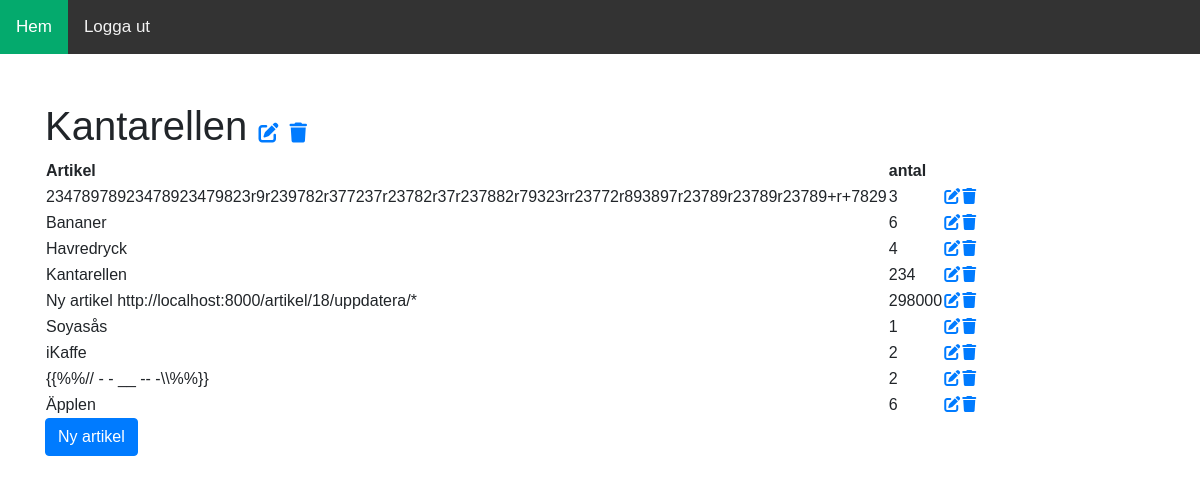
/lista/2/ (signed in), run on the app's committed database.
### listor/models.py (models this page shows, shortened)
class Lista(models.Model):
    namn=models.CharField(max_length=100)
    datum_skapad=models.DateTimeField(default=timezone.now)
    forfattare=models.ForeignKey(User,on_delete=models.CASCADE)

class Artikel(models.Model):
    namn=models.CharField(max_length=100)
    antal=models.IntegerField()
    lista=models.ForeignKey(Lista, on_delete=models.CASCADE)

### listor/views.py (the view)
# urls.py: path('lista/<int:pk>/', views.EnLista.as_view(), name='lista-sida'),
class EnLista(LoginRequiredMixin,ListView):
    model=Artikel
    template_name = 'listor/lista.html'
    context_object_name = 'artiklar'
    def get_queryset(self):
        return Artikel.objects.filter(lista=self.kwargs['pk']).order_by('namn')
    def get_context_data(self,**kwargs):
        context = super().get_context_data(**kwargs)
        context['listan'] = Lista.objects.filter(id=self.kwargs['pk'])
        return context

### listor/templates/listor/lista.html
{% extends "listor/mall.html" %}
{% load crispy_forms_tags %}
{% block innehall %}
<div class="container py-5">
  {% for lista in listan %}
  <h1>
    {{lista.namn}}
    {% if lista.forfattare == user %}
    <a href="{% url 'lista-uppdatera' lista.id %}"><i class="fa-solid fa-pen-to-square"></i></a>
    <a href="{% url 'lista-radera' lista.id %}"><i class="fa-solid fa-trash"></i></a>
    {% endif %}
  </h1>
  {% endfor %}
  <table>
    <tr>
      <th>Artikel</th>
      <th>antal</th>
      <th></th>
      <th></th>
    </tr>
    {% for artikel in artiklar %}
    <tr>
      <td>{{ artikel.namn }}</td>
      <td>{{ artikel.antal }}</td>
      <td><a href="{% url 'artikel-uppdatera' artikel.id %}"><i class="fa-solid fa-pen-to-square"></i></a></td>
      <td><a href="{% url 'artikel-radera' artikel.id %}"><i class="fa-solid fa-trash"></i></a></i></td>
    </tr>
    {% endfor %}
  </table>
  {% for lista in listan %}
  <a class="btn btn-primary" href="{% url 'artikel-ny' lista.id %}">Ny artikel</a>
  {% endfor %}
</div>
{% endblock innehall %}

### listor/templates/listor/mall.html (shortened to what this page needs)
{% load static %}
<!DOCTYPE html>
<html lang="sv">
<head>
  <link rel="stylesheet" href="https://cdn.jsdelivr.net/npm/bootstrap@4.0.0/dist/css/bootstrap.min.css">
  <link rel="stylesheet" href="{% static 'listor/css/main.css' %}">
  <link rel="stylesheet" href="{% static 'listor/css/nav.css' %}">
</head>
<body>
  <div class="topnav" id="myTopnav">
    <a href="{% url 'listor-hem' %}" class="active">Hem</a>
    <div class="topnavright" id="myRightTopnav">
      {% if user.is_authenticated %}
        <a href="{% url 'loggaut' %}">Logga ut</a>
      {% else %}
        <a href="{% url 'loggain' %}">Logga in</a>
        <a href="{% url 'registrera' %}">Registrera</a>
      {% endif %}
    </div>
  </div>
  {% block innehall %}{% endblock innehall %}
</body>
</html>

### listor/static/listor/css/main.css (style rules this page uses)
h1 a { font-size: 50%; }

### listor/static/listor/css/nav.css (style rules this page uses)
body { margin: 0; font-family: Arial, Helvetica, sans-serif; }
.topnav { overflow: hidden; background-color: #333; }
.topnav a { float: left; display: block; color: #f2f2f2; text-align: center; padding: 14px 16px; text-decoration: none; font-size: 17px; }
.topnav a.active { background-color: #04AA6D; color: white; }

### data on the page
Lista: namn "Kantarellen"
Artikel: namn "23478978923478923479823r9r239782r377237r23782r37r237882r79323rr23772r893897r23789r23789r23789+r+7829", antal "3"
Artikel: namn "Bananer", antal "6"
Artikel: namn "Havredryck", antal "4"
Artikel: namn "Kantarellen", antal "234"
Artikel: namn "Ny artikel http://localhost:8000/artikel/18/uppdatera/*", antal "298000"
Artikel: namn "Soyasås", antal "1"
Artikel: namn "iKaffe", antal "2"
Artikel: namn "{{%%// - - __ -- -\\\\%%}}", antal "2"
Artikel: namn "Äpplen", antal "6"
